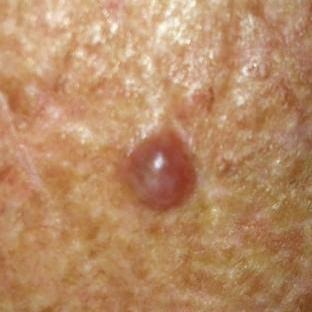
#> input picture fotos-manchas/Carcinima Basecelular/WhatsApp Image 2026-07-27 at 15.10.06 (1).jpeg, 312 x 312 px
$ python -i image_processing.py   (imports and definitions only)
#> lines starting #> are read from the running program, lines starting #| are printed output that depends on the picture; after the words box and inside, x2 and y2 are one past the last pixel; in counts of white or black regions, pixels touching at a corner belong together
#> further down, picture is the input picture: shape (312, 312, 3); mean B, G, R 101.6, 139.2, 184.3
"""
Image preprocessing pipeline:
  1. DullRazor hair removal
  2. Illumination normalization
  3. Segmentation (Otsu thresholding)
"""

import cv2
import numpy as np


def remove_hair_dullrazor(image: np.ndarray) -> np.ndarray:
    """DullRazor algorithm for hair artifact removal."""
    gray    = cv2.cvtColor(image, cv2.COLOR_BGR2GRAY)
    # Black-hat morphological filter to detect thin structures (hair)
    kernel  = cv2.getStructuringElement(cv2.MORPH_RECT, (9, 9))
    blackhat = cv2.morphologyEx(gray, cv2.MORPH_BLACKHAT, kernel)
    # Threshold to create hair mask
    _, hair_mask = cv2.threshold(blackhat, 10, 255, cv2.THRESH_BINARY)
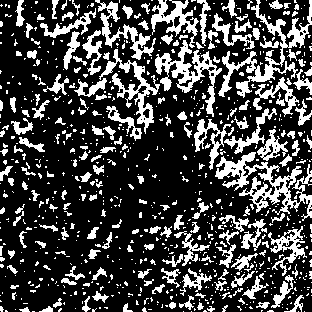
#> hair_mask: shape (312, 312); 26.6% white; 839 white regions (646 under 20 px), largest, box (x1, y1, x2, y2) and area: (215, 152, 312, 221) 2140, (218, 0, 312, 98) 1835, (155, 40, 222, 117) 1427
    # Dilate mask slightly
    hair_mask = cv2.dilate(hair_mask, kernel, iterations=1)
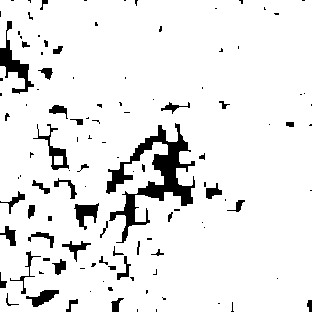
#> hair_mask: shape (312, 312); 92% white; 115 black regions (70 under 20 px), largest, box (x1, y1, x2, y2) and area: (106, 123, 195, 243) 3014, (0, 21, 34, 94) 695, (33, 124, 69, 170) 365
    # Inpaint to fill hair regions
    cleaned = cv2.inpaint(image, hair_mask, inpaintRadius=3, flags=cv2.INPAINT_TELEA)
    return cleaned


def normalize_illumination(image: np.ndarray) -> np.ndarray:
    """Normalize brightness and contrast using CLAHE on L channel."""
    lab   = cv2.cvtColor(image, cv2.COLOR_BGR2LAB)
#> lab: shape (312, 312, 3); mean of channels 0, 1, 2 165.7, 138.8, 153.4
    l, a, b = cv2.split(lab)
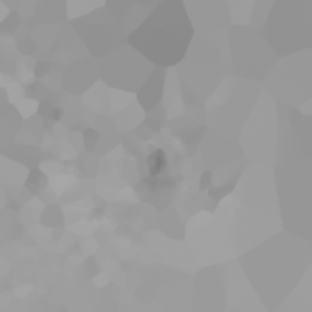
#> b: shape (312, 312); min 124, max 168, mean 153.4
    clahe = cv2.createCLAHE(clipLimit=2.0, tileGridSize=(8, 8))
    l_eq  = clahe.apply(l)
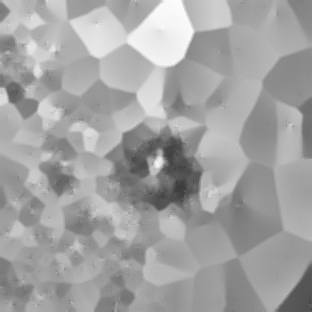
#> l_eq: shape (312, 312); min 59, max 252, mean 162.3
    lab_eq = cv2.merge([l_eq, a, b])
#> lab_eq: shape (312, 312, 3); mean of channels 0, 1, 2 162.3, 138.8, 153.4
    return cv2.cvtColor(lab_eq, cv2.COLOR_LAB2BGR)
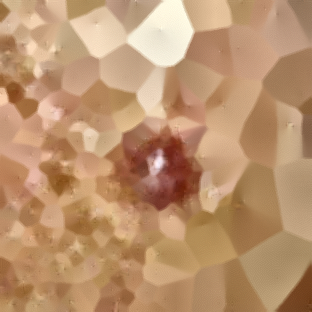
#> returned value: shape (312, 312, 3); mean B, G, R 110.2, 146.7, 187.4


def segment_lesion(image: np.ndarray) -> tuple[np.ndarray, np.ndarray]:
    """
    Otsu thresholding on grayscale to create binary lesion mask.
    Returns (mask, masked_image).
    """
    gray = cv2.cvtColor(image, cv2.COLOR_BGR2GRAY)
    blurred = cv2.GaussianBlur(gray, (5, 5), 0)
    _, mask = cv2.threshold(blurred, 0, 255, cv2.THRESH_BINARY_INV + cv2.THRESH_OTSU)
#> mask: shape (312, 312); 56.3% white; 29 black regions (11 under 20 px), largest, box (x1, y1, x2, y2) and area: (0, 0, 309, 244) 33434, (274, 102, 312, 242) 2983, (142, 247, 200, 287) 1131

    # Morphological cleanup
    kernel  = cv2.getStructuringElement(cv2.MORPH_ELLIPSE, (5, 5))
    mask    = cv2.morphologyEx(mask, cv2.MORPH_CLOSE, kernel, iterations=2)
#> mask: shape (312, 312); 58.1% white; 15 black regions, largest, box (x1, y1, x2, y2) and area: (0, 0, 307, 242) 32831, (274, 103, 312, 242) 2959, (142, 247, 200, 287) 1101
    mask    = cv2.morphologyEx(mask, cv2.MORPH_OPEN,  kernel, iterations=1)
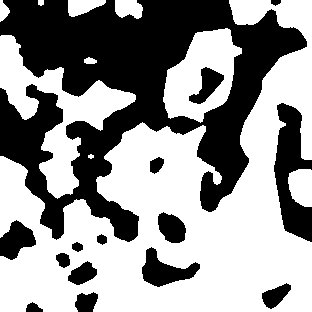
#> mask: shape (312, 312); 57.9% white; 15 black regions

    # Keep largest contour (the lesion)
    contours, _ = cv2.findContours(mask, cv2.RETR_EXTERNAL, cv2.CHAIN_APPROX_SIMPLE)
#> contours = 10 contours, 1 with area under 20; largest, box (x1, y1, x2, y2) and area: (0, 0, 312, 312) 45686, (0, 35, 136, 199) 6307, (163, 28, 242, 123) 4654, (288, 169, 312, 207) 712, (115, 0, 143, 19) 390
    if contours:
        largest  = max(contours, key=cv2.contourArea)
#> largest = contour of 804 points, box (x1, y1, x2, y2) (0, 0, 312, 312), area 45686
        clean    = np.zeros_like(mask)
        cv2.drawContours(clean, [largest], -1, 255, cv2.FILLED)
#> clean: shape (312, 312); 48% white; 1 white region, box (x1, y1, x2, y2) and area: (0, 0, 312, 312) 46706
        mask = clean

    masked = cv2.bitwise_and(image, image, mask=mask)
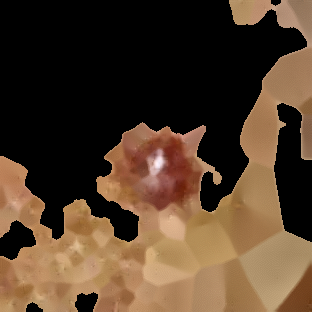
#> masked: shape (312, 312, 3); mean B, G, R 42.4, 61.1, 82.2
    return mask, masked


def full_pipeline(image_bgr: np.ndarray) -> dict:
    """Run the full preprocessing pipeline. Returns processed images."""
    cleaned = remove_hair_dullrazor(image_bgr)
    normalized = normalize_illumination(cleaned)
    mask, masked = segment_lesion(normalized)
    return {
        "original":   image_bgr,
        "cleaned":    normalized,
        "mask":       mask,
        "masked":     masked,
    }

>>> import cv2
>>> picture = cv2.imread('../../../fotos-manchas/Carcinima Basecelular/WhatsApp Image 2026-07-27 at 15.10.06 (1).jpeg')
>>> result = full_pipeline(picture)
#> result = 4 items

$ run again, on fotos-manchas/Carcinima Basecelular/WhatsApp Image 2026-07-27 at 15.10.06 (2).jpeg
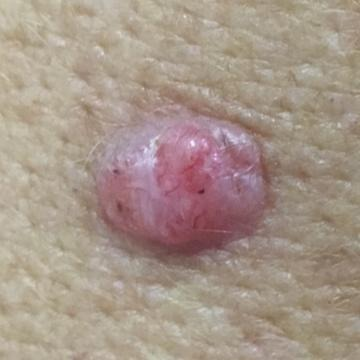
#> input picture fotos-manchas/Carcinima Basecelular/WhatsApp Image 2026-07-27 at 15.10.06 (2).jpeg, 360 x 360 px
#> picture is the input picture: shape (360, 360, 3); mean B, G, R 136.9, 149.1, 166.3
#> in remove_hair_dullrazor, `_, hair_mask = cv2.threshold(blackhat, 10, 255, cv2.THRESH_BINARY)`:
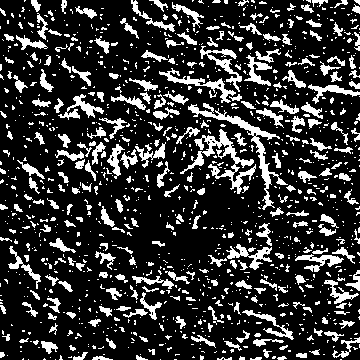
#> hair_mask: shape (360, 360); 20.2% white; 1234 white regions (953 under 20 px), largest, box (x1, y1, x2, y2) and area: (180, 129, 256, 194) 1157, (188, 103, 288, 210) 1118, (159, 68, 236, 103) 515
#> lab: shape (360, 360, 3); mean of channels 0, 1, 2 165.7, 132.3, 136.3
#> lab_eq: shape (360, 360, 3); mean of channels 0, 1, 2 162.5, 132.3, 136.3
#> contours = 35 contours, 1 with area under 20; largest, box (x1, y1, x2, y2) and area: (65, 92, 360, 352) 33750, (266, 28, 325, 73) 1297, (175, 82, 226, 112) 1024, (67, 103, 104, 144) 902, (136, 327, 229, 360) 821
#> largest = contour of 964 points, box (x1, y1, x2, y2) (65, 92, 360, 352), area 33750
#> clean: shape (360, 360); 26.7% white; 1 white region, box (x1, y1, x2, y2) and area: (65, 92, 360, 352) 34593
#> in segment_lesion, `masked = cv2.bitwise_and(image, image, mask=mask)`:
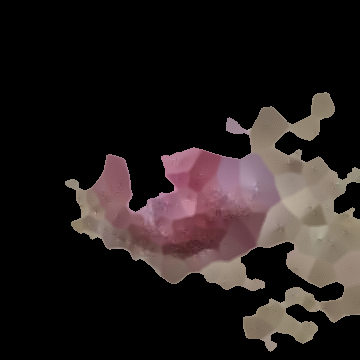
#> masked: shape (360, 360, 3); mean B, G, R 29.6, 30.5, 38.1
#> result = 4 items

$ run again, on fotos-manchas/Carcinima Basecelular/WhatsApp Image 2026-07-27 at 15.10.06 (3).jpeg
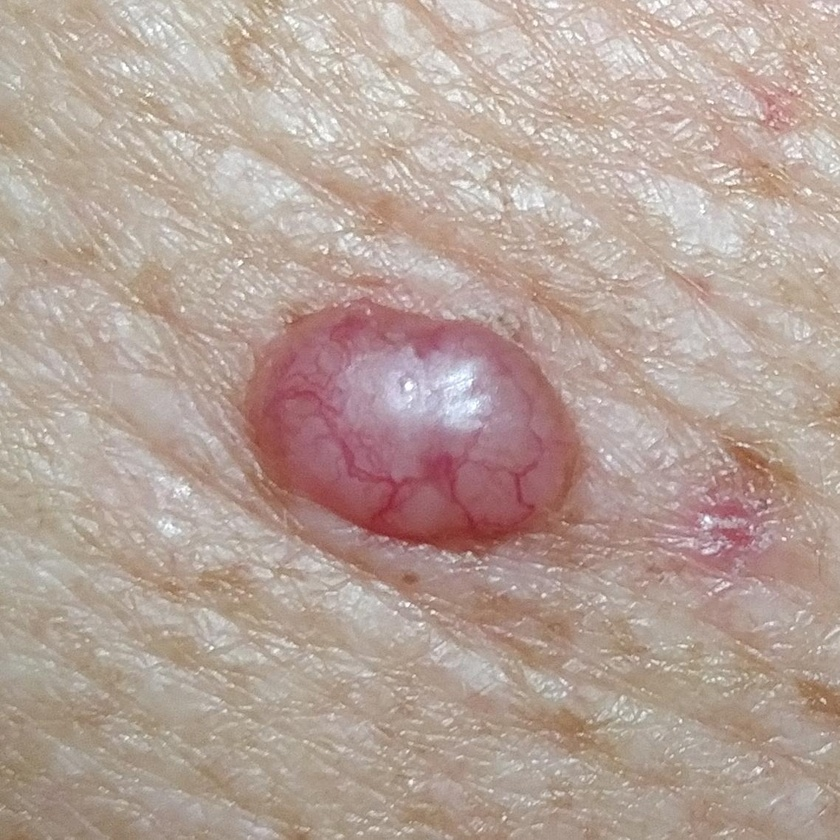
#> input picture fotos-manchas/Carcinima Basecelular/WhatsApp Image 2026-07-27 at 15.10.06 (3).jpeg, 840 x 840 px, shrunk from 1138 x 1139 before the run
#> picture is the input picture: shape (840, 840, 3); mean B, G, R 153, 162.2, 181.9
#> in remove_hair_dullrazor, `_, hair_mask = cv2.threshold(blackhat, 10, 255, cv2.THRESH_BINARY)`:
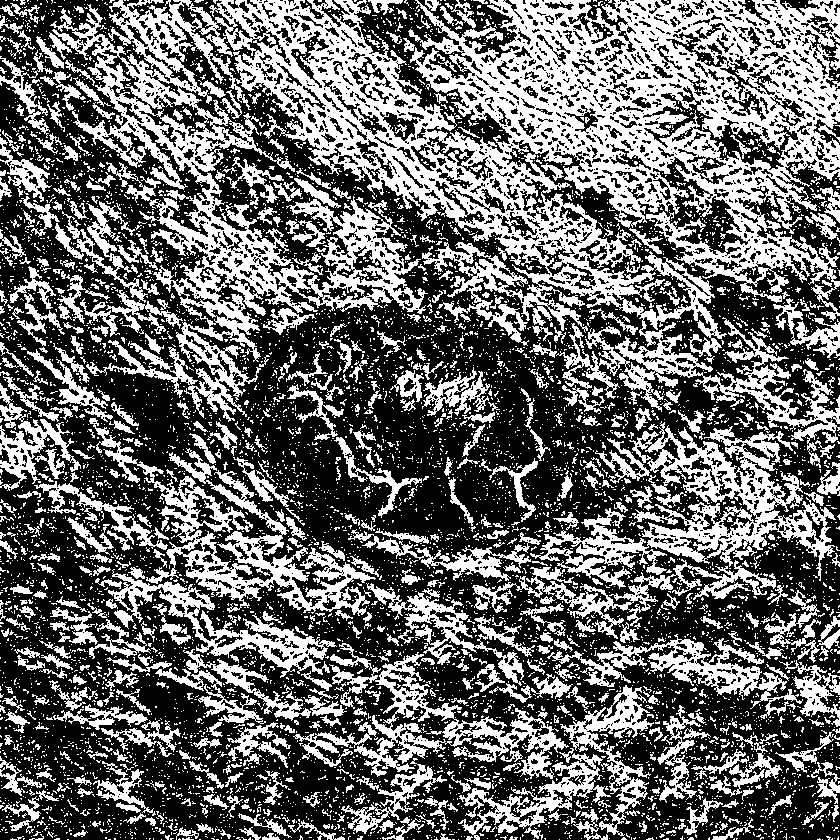
#> hair_mask: shape (840, 840); 41.5% white; 7436 white regions (6795 under 20 px), largest, box (x1, y1, x2, y2) and area: (50, 0, 840, 468) 130764, (530, 421, 836, 589) 14642, (89, 418, 376, 616) 10798
#> lab: shape (840, 840, 3); mean of channels 0, 1, 2 177.1, 134.3, 135.9
#> lab_eq: shape (840, 840, 3); mean of channels 0, 1, 2 167.1, 134.3, 135.9
#> contours = 24 contours; largest, box (x1, y1, x2, y2) and area: (0, 265, 840, 840) 219924, (0, 87, 193, 481) 29575, (277, 102, 513, 257) 19870, (623, 24, 784, 213) 18754, (684, 372, 840, 638) 18370
#> largest = contour of 3064 points, box (x1, y1, x2, y2) (0, 265, 840, 840), area 219924
#> clean: shape (840, 840); 31.6% white; 1 white region, box (x1, y1, x2, y2) and area: (0, 265, 840, 840) 223188
#> in segment_lesion, `masked = cv2.bitwise_and(image, image, mask=mask)`:
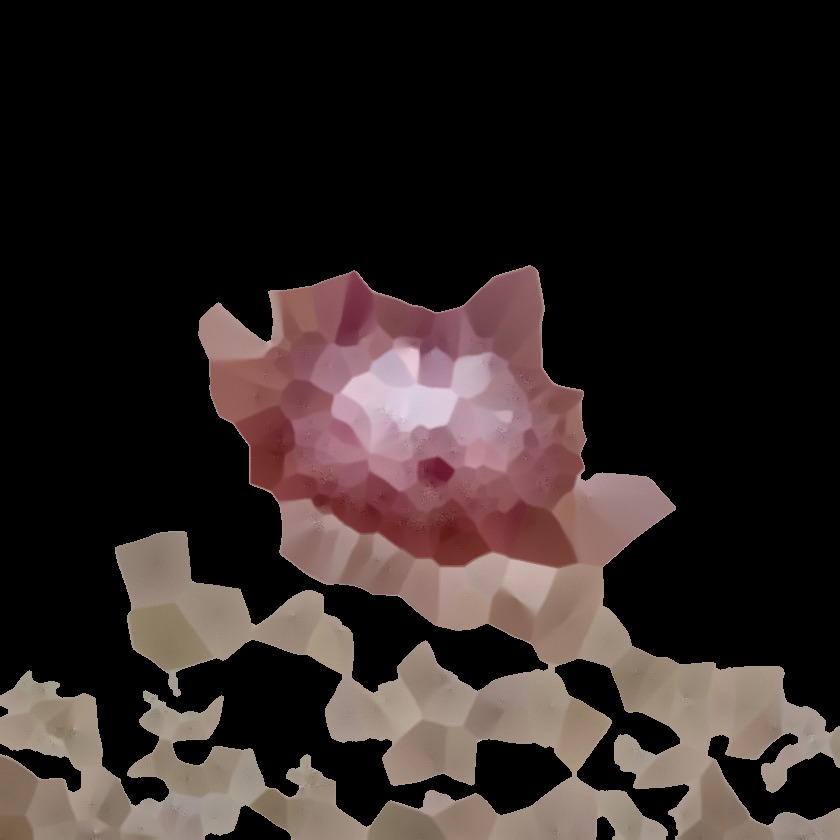
#> masked: shape (840, 840, 3); mean B, G, R 36.9, 38.8, 48.5
#> result = 4 items

$ run again, on fotos-manchas/Carcinima Basecelular/WhatsApp Image 2026-07-27 at 15.10.06 (4).jpeg
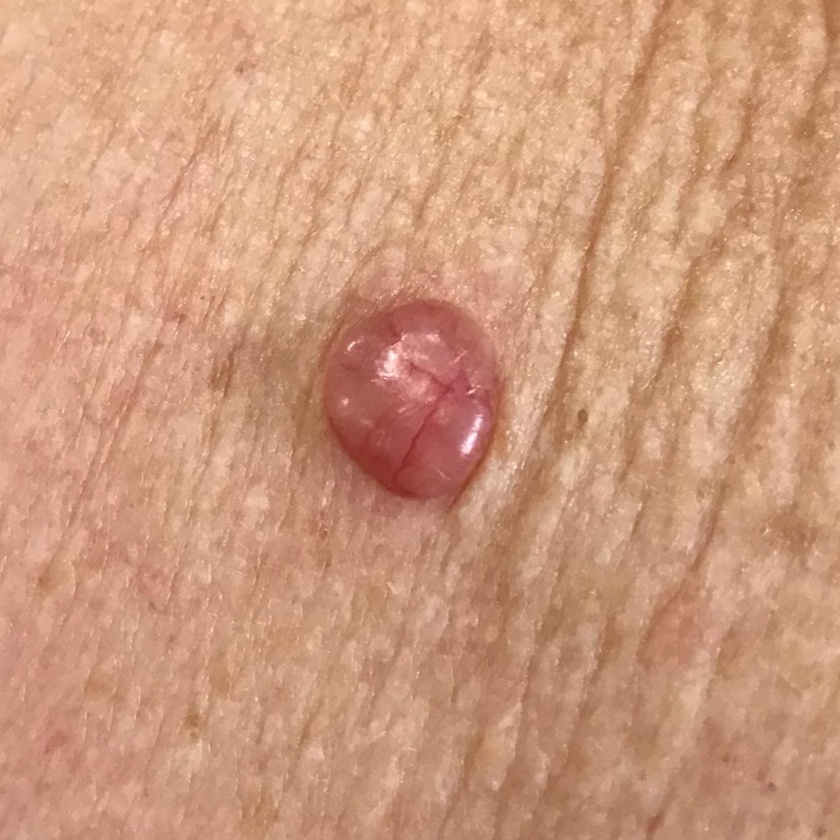
#> input picture fotos-manchas/Carcinima Basecelular/WhatsApp Image 2026-07-27 at 15.10.06 (4).jpeg, 840 x 840 px, shrunk from 1242 x 1242 before the run
#> picture is the input picture: shape (840, 840, 3); mean B, G, R 125.2, 154, 205.4
#> lab: shape (840, 840, 3); mean of channels 0, 1, 2 180, 143.1, 150.2
#> lab_eq: shape (840, 840, 3); mean of channels 0, 1, 2 165.7, 143.1, 150.2
#> contours = 57 contours, 6 with area under 20; largest, box (x1, y1, x2, y2) and area: (0, 109, 840, 840) 319972, (557, 173, 645, 310) 5666, (695, 0, 840, 80) 5356, (0, 409, 55, 508) 2184, (130, 346, 183, 394) 1735
#> largest = contour of 4357 points, box (x1, y1, x2, y2) (0, 109, 840, 840), area 319972
#> clean: shape (840, 840); 46% white; 1 white region, box (x1, y1, x2, y2) and area: (0, 109, 840, 840) 324325
#> in segment_lesion, `masked = cv2.bitwise_and(image, image, mask=mask)`:
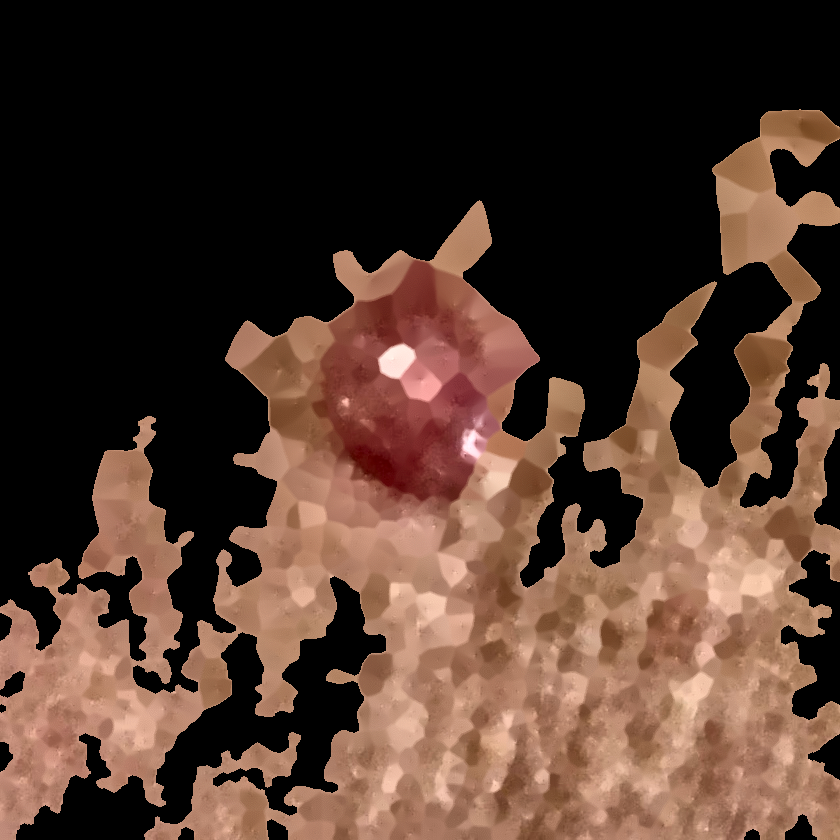
#> masked: shape (840, 840, 3); mean B, G, R 44.6, 56, 79.6
#> result = 4 items
